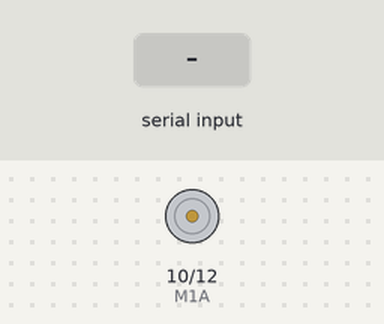
Recording of a sketch running on a simulated Arduino Uno, built with avr-gcc and run on an emulated ATmega328P. Parts: motor-driver pin pairs drawn as motors (green arrow = first pin HIGH = forward, orange = second pin HIGH = backward, longer = more drive). Inputs (shaded band) come from the test bench.

Above: at 1.2 s.
1.3 s: "100\n" received over Serial
At 2.5 s:
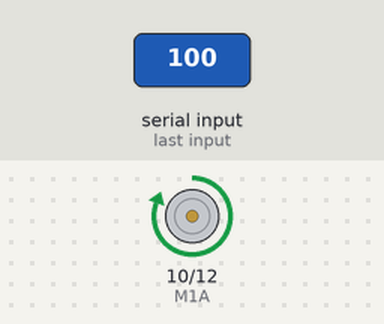
2.8 s: "0\n" received over Serial
At 3.5 s:
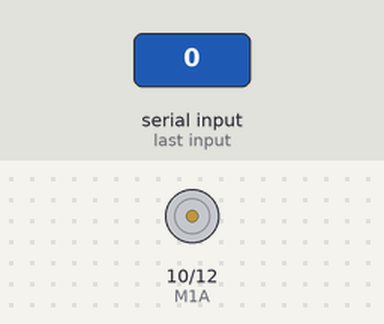
Timing chart, 0 to 5.8 s (numbered marks = the images above; inputs shaded):
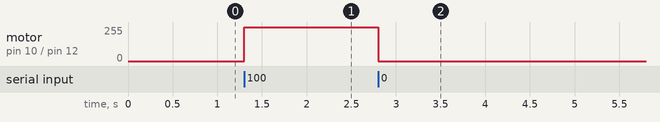

Measured:
- after the input at 1.3 s, motor on pin 10 (M1A) / pin 12 (M1B): stopped → forward 255/255 at once
- after the input at 2.8 s, motor on pin 10 (M1A) / pin 12 (M1B): forward 255/255 → stopped at once

The sketch:

Arduino_Motors.ino
```cpp
int M1A = 10;
int M1B = 12;
int motorValue = 0;

void setup() {
  Serial.begin(9600);
  pinMode(M1A, OUTPUT);
  pinMode(M1B, OUTPUT);
}

void loop() {
  if (Serial.available() > 0) { // Check if data is available to read
    String serialData = Serial.readStringUntil('\n'); // Read the incoming byte
    motorValue = serialData.toInt(); // Convert the received string to an integer

    if (motorValue == 100) {
      digitalWrite(M1A, HIGH);
      digitalWrite(M1B, LOW);
    } else if (motorValue == -100) {
      digitalWrite(M1A, LOW);
      digitalWrite(M1B, HIGH);
    } else if (motorValue == 0) {
      digitalWrite(M1A, LOW);
      digitalWrite(M1B, LOW);
    }
  }
}
```
